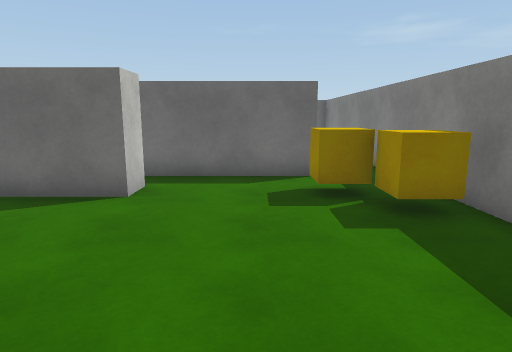
view 1 (above)

21 first-person views from a walk through a Unity game level. The camera is 1.5 m above the floor, tilts 10° down and sees 75° across. The floor is counted in squares, 1 m on a side. Each view is taken from the middle of a square. On the plan, view 1 faces up. The plan holds only what a view shows up to about 15 squares ahead; the rest is blank. The place goes on beyond the plan. Surface patterns are stand-ins for the level's own textures.

view 2
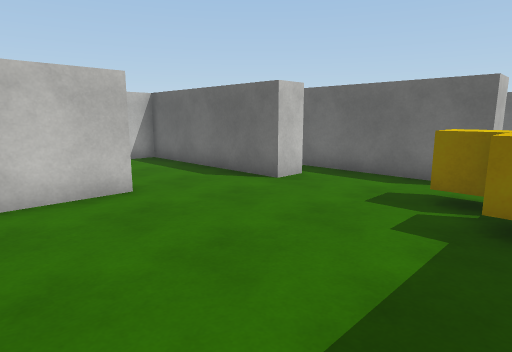

view 3
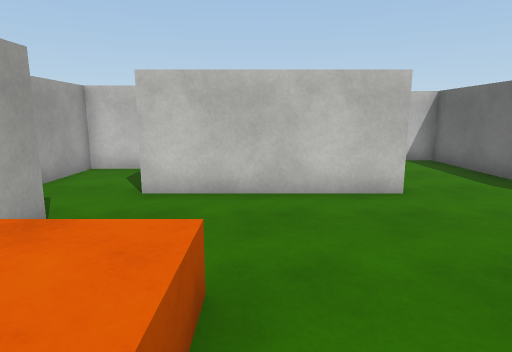

view 4
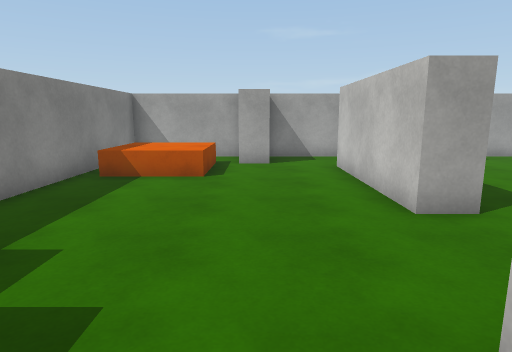

view 5
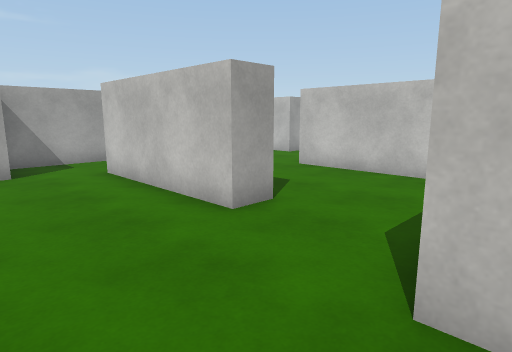

view 6
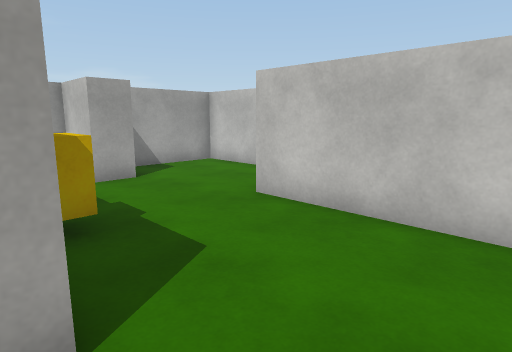

view 7
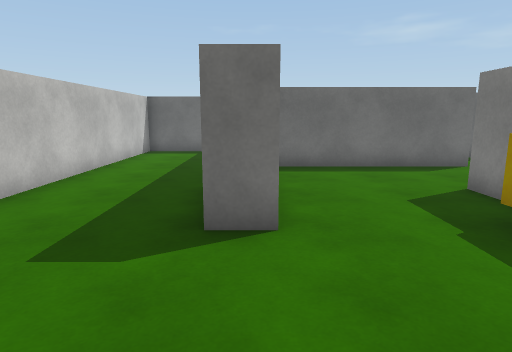

view 8
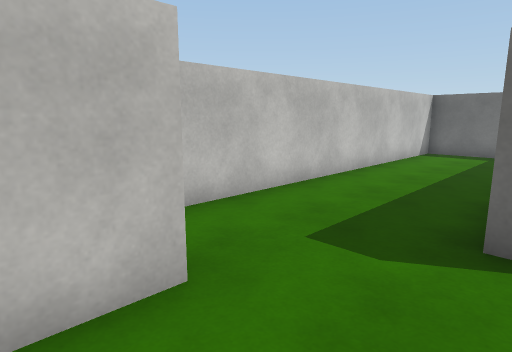

view 9
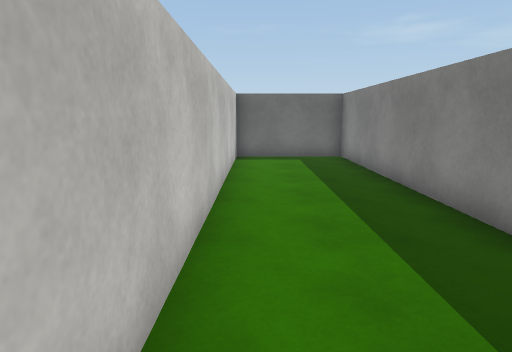

view 10
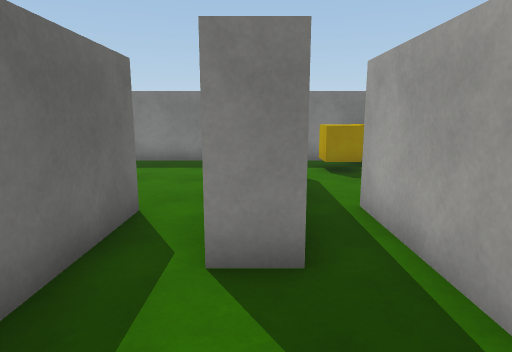

view 11
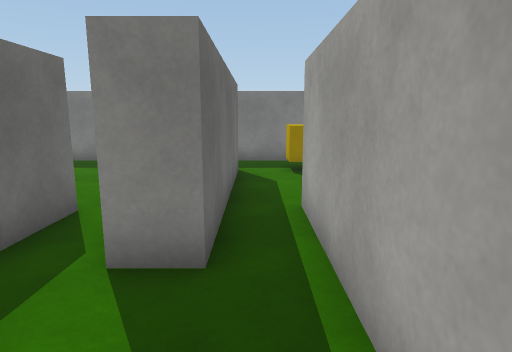

view 12
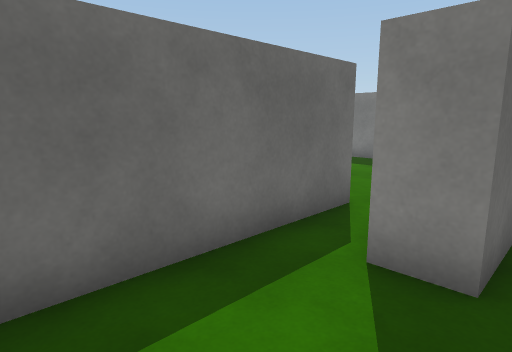

view 13
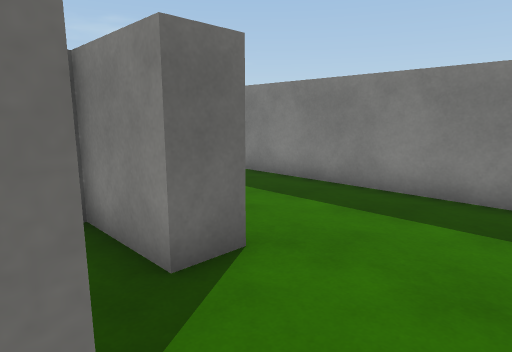

view 14
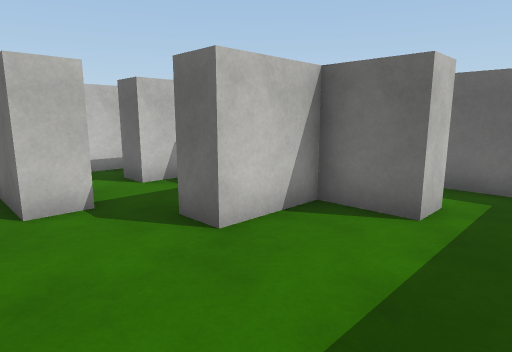

view 15
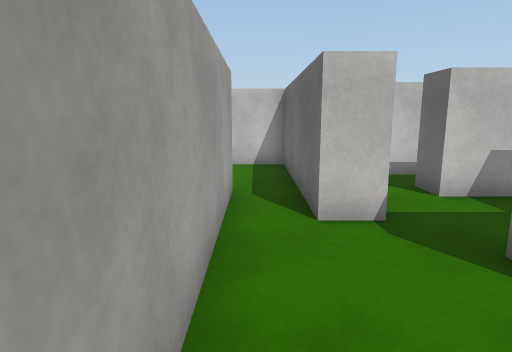

view 16
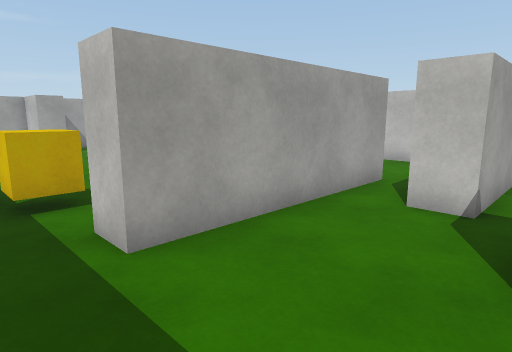

view 17
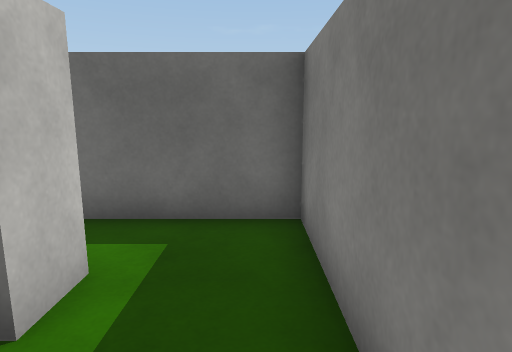

view 18
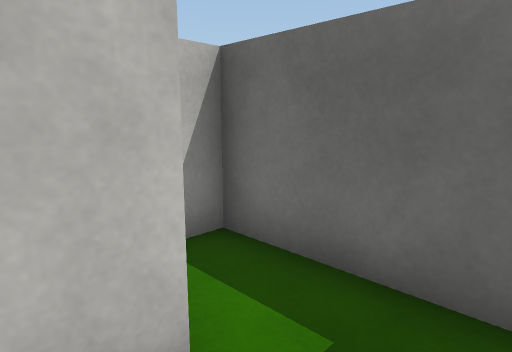

view 19
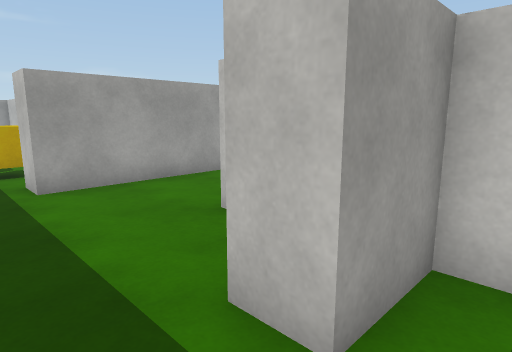

view 20
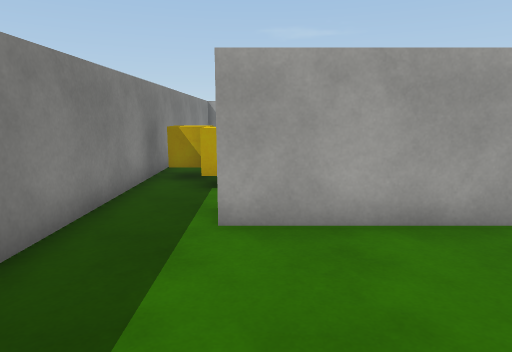

view 21
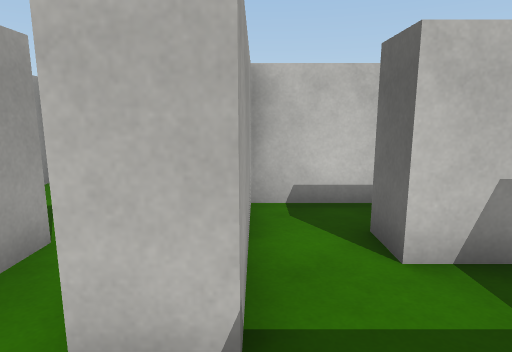

### Floor plan
Points are (right, up) in squares from view 1. A wall is a line through its corners. A room is listed if a view was taken in it or the views show most of it. See-through windows are left out.
Room 1 (views 1, 2, 3, 4, 5, 6, 7, 8, 9)
walls: (-4.5, 1.9) (-4.5, 2.9) (-3.5, 2.9) (-3.5, -2.4); (-9.7, 2.1) (-9.7, 10.9) (-13.7, 10.9) (-13.7, -1.2); (-7.8, -2.9) (-6.7, -2.9) (-6.7, -4.9) (-1.5, -4.9); (-2.4, 7.2) (-2.4, 6.2) (-8.7, 6.2) (-8.7, 0.3) (-9.8, 0.3); (-1.5, -2.9) (-0.4, -2.9) (-0.4, -4.9) (3.7, -4.9) (3.7, 9.6); (-12.1, -2.4) (-11.5, -2.4) (-11.5, -4.9) (-8.5, -4.9); (1.6, 8.5) (-2.4, 8.5); (1.4, 9.6) (1.4, 8.5)
ways out: opening at (-3.5, 8) to room 2; opening at (2.5, 9) to room 3
objects: cube (-5, 0); cube (2, 7); cube (3, 5)
Room 2 (views 10, 11, 12, 13)
walls: (-8.6, 7.2) (-2.4, 7.2); (-2.4, 8.5) (-4.9, 8.5) (-4.9, 9.5) (-2.4, 9.5); (-2.7, 10.9) (-8.7, 10.9) (-8.7, 7.8)
ways out: opening at (-3.5, 8) to room 1; opening at (-3.5, 10) to room 3
Room 3 (views 14, 15, 16, 17, 20, 21)
walls: (1.4, 15) (-0.4, 15) (-0.4, 12.7) (-1.4, 12.7); (3.7, 9.6) (3.7, 14.6); (-2.7, 11.9) (-2.7, 10.9); (-2.4, 9.5) (1.6, 9.5)
ways out: opening at (2.5, 9) to room 1; opening at (-3.5, 10) to room 2; opening at (2.5, 15.5) to room 4; opening at (-2, 13) to room 5
Room 4 (views 18, 19)
walls: (3.7, 14.6) (3.7, 17.8) (-0.4, 17.8) (-0.4, 16) (1.4, 16) (1.4, 15)
ways out: opening at (2.5, 15.5) to room 3
Room 5 (no view inside)
walls: (-4.2, 15) (-4.2, 13.5) (-5.2, 13.5); (-1.4, 12.7) (-1.4, 15.1); (-6.4, 11.9) (-2.7, 11.9); (-6.7, 14.2) (-6.7, 11.9)
ways out: opening at (-2, 13) to room 3; opening at (-6, 14.5)

Where each view was taken, in squares from view 1:
view 1: 0 up, 0 right, facing up
view 2: 0 up, 3 right, facing up-left
view 3: 0 up, 3 right, facing left
view 4: 8 up, 1 left, facing down
view 5: 7 up, 0 right, facing down-left
view 6: 5 up, 4 left, facing down-left
view 7: 4 down, 9 left, facing up
view 8: 4 down, 9 left, facing up-left
view 9: 2 down, 13 left, facing up
view 10: 9 up, 8 left, facing right
view 11: 8 up, 8 left, facing right
view 12: 8 up, 8 left, facing up-right
view 13: 10 up, 3 left, facing up-right
view 14: 10 up, 3 right, facing up-left
view 15: 10 up, 2 right, facing left
view 16: 13 up, 3 right, facing down-left
view 17: 13 up, 3 right, facing up
view 18: 15 up, 3 right, facing up-left
view 19: 17 up, 3 right, facing down-left
view 20: 14 up, 1 right, facing down
view 21: 12 up, 1 left, facing left
